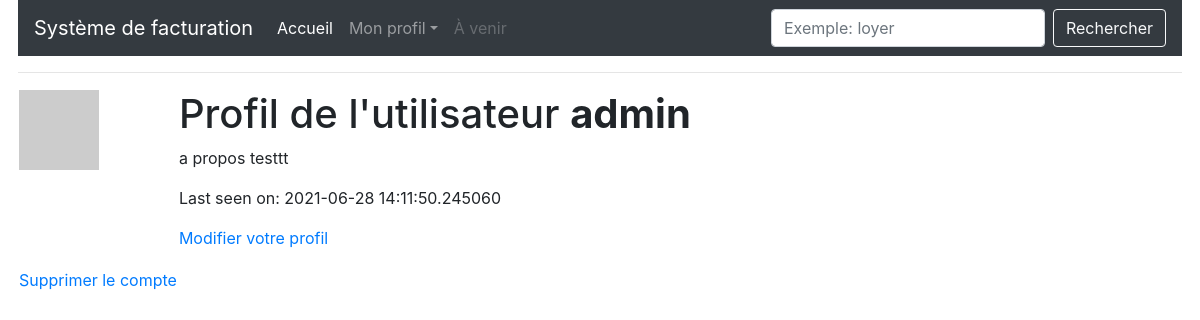
The page /user/admin (signed in) on the database as committed earlier.
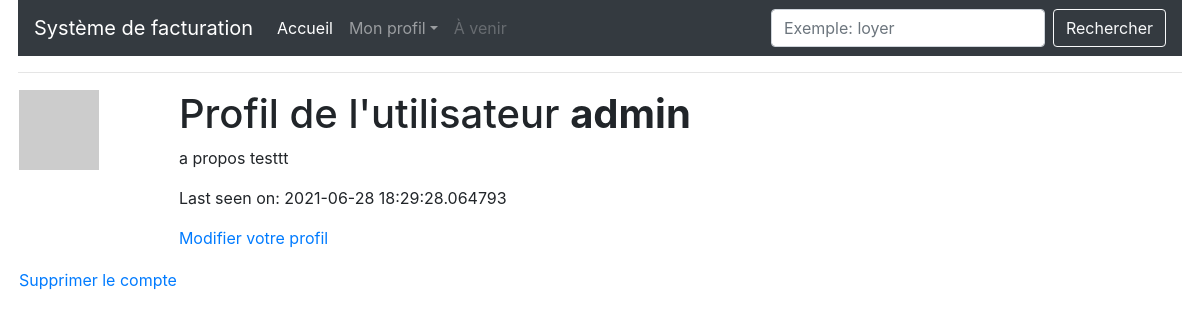
The same page on the database as committed later.
### app/models.py (models this page shows, shortened)
class User(UserMixin, db.Model):
    id = db.Column(db.Integer, primary_key=True)
    username = db.Column(db.String(64), index=True, unique=True)
    email = db.Column(db.String(120), index=True, unique=True)
    password_hash = db.Column(db.String(128))
    factures = db.relationship('Facture', backref='author', lazy='dynamic')
    about_me = db.Column(db.String(140))
    last_seen = db.Column(db.DateTime, default=datetime.utcnow)
    def avatar(self, size):
        digest = md5(self.email.lower().encode('utf-8')).hexdigest()
        return 'https://www.gravatar.com/avatar/{}?d=identicon&s={}'.format(digest, size)

### app/routes.py (the view)
@app.route('/user/<username>')
@login_required
def user(username):
    user = User.query.filter_by(username=username).first_or_404()
    return render_template('user.html', title='Mon profil', user=user)

### app/models.py (called while the page is built)
@login.user_loader
def load_user(id):
    return User.query.get(int(id))

### app/routes.py (called while the page is built)
@app.before_request
def before_request():
    if current_user.is_authenticated:
        current_user.last_seen = datetime.utcnow()
        db.session.commit()

### app/templates/user.html
{% extends "base.html" %}
{% block app_content %}
    <table>
        <tr valign="top">
            <td><img src="{{ user.avatar(128) }}"></td>
            <td>
                <h1>Profil de l'utilisateur <strong>{{ user.username }}</strong></h1>
                {% if user.about_me %}<p>{{ user.about_me }}</p>{% endif %}
                {% if user.last_seen %}<p>Last seen on: {{ user.last_seen }}</p>{% endif %}
                {% if user == current_user %}
                <p><a href="{{ url_for('edit_profile') }}">Modifier votre profil</a></p>
                {% endif %}
            </td>
        </tr>
        <tr>
            <td>
                <a href="{{ url_for('delete_user', username=current_user.username) }}">Supprimer le compte</a>
            </td>
        </tr>
    </table>
{% endblock %}

### app/templates/base.html (shortened to what this page needs)
{% extends 'bootstrap/base.html' %}
{% block html %}
  {% block head %}
    {% block styles %}
      <link rel="stylesheet" href="https://maxcdn.bootstrapcdn.com/bootstrap/4.0.0/css/bootstrap.min.css">
      <link rel="stylesheet" href="{{ url_for('static', filename='css/style.css') }}">
    {% endblock %}
  {% endblock %}
  {% block body %}
    {% block navbar %}
    <nav class="navbar navbar-expand-lg navbar-dark bg-dark">
      <a class="navbar-brand" href="{{ url_for('index') }}">Système de facturation</a>
      <div class="collapse navbar-collapse">
        <ul class="navbar-nav mr-auto">
          <li class="nav-item active">
            <a class="nav-link" href="{{ url_for('index') }}">Accueil</a>
          </li>
          <li class="nav-item">
            {% if current_user.is_anonymous %}
            <a class="nav-link" href="{{ url_for('login') }}">Se connecter</a>
            {% else %}
            <li class="nav-item dropdown">
              <a class="nav-link dropdown-toggle" href="#" id="navbarDropdown" role="button" data-toggle="dropdown" aria-haspopup="true" aria-expanded="false">Mon profil</a>
            </li>
            {% endif %}
          </li>
          <li class="nav-item">
            <a class="nav-link disabled" href="#">À venir</a>
          </li>
        </ul>
        <form class="form-inline">
          <input class="form-control mr-sm-2" type="search" placeholder="Exemple: loyer" aria-label="Search" />
          <button class="btn btn-outline-light my-2 my-sm-0" type="submit">Rechercher</button>
        </form>
      </div>
    </nav>
    <hr>
    {% endblock %}
    {% block app_content %}{% endblock %}
  {% endblock %}
{% endblock %}

Rows that differ between the two databases and show on the page:
changed User "admin": last_seen "2021-06-28 14:11:50.245060" → "2021-06-28 18:29:28.064793"
